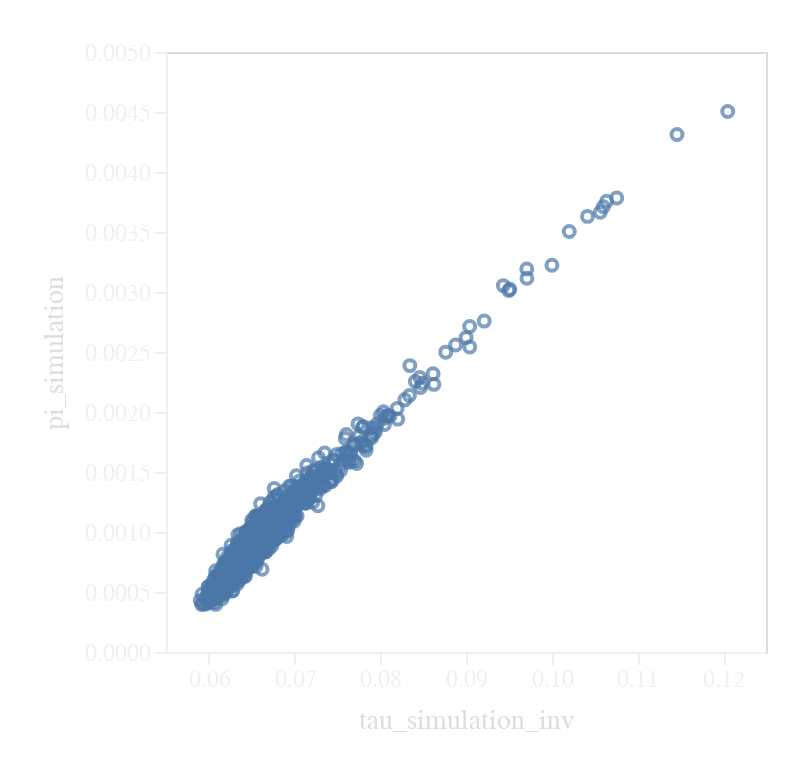

Notebook source saved alongside this figure:
### Code cell
alt.Chart(df_adaptive_ba1024).mark_point().encode(
    x=alt.X("tau_simulation_inv", scale=alt.Scale(type="linear", zero=False)),
    y=alt.Y("pi_simulation", scale=alt.Scale(type="linear")),
)

### Figure 1 — Vega-Lite specification as saved in the notebook (floating-point values rounded to 4 significant figures; data arrays with more than 128 entries replaced by an {"elided": "..."} marker saying what was removed)
{"config": {"padding": 20, "view": {"stroke": "#DDD", "fill": null}, "title": {"font": "Helvetica Neue, sans serif", "fontSize": 14, "color": "#DDD", "padding": 10, "align": "left", "anchor": "start", "dx": 10}, "header": {"anchor": "start", "labelFontSize": 14, "titleColor": "#DDD", "labelColor": "#DDD"}, "axis": {"labelFont": "Helvetica Neue, sans serif", "titleFont": "Helvetica Neue, sans serif", "grid": false, "gridColor": "#444", "labelColor": "#F0F0F0", "tickColor": "#F0F0F0", "titleColor": "#DDD", "domainColor": "#F0F0F0", "labelFontSize": 12, "titleFontSize": 14, "titleFontWeight": 400, "tickSize": 6, "titlePadding": 8, "labelFlush": false}, "facet": {"titleFont": "Helvetica Neue, sans serif", "titleFontSize": 14, "color": "#DDD", "spacing": 20, "padding": 20}, "concat": {"spacing": 14, "axis": {"title": null}, "title": {"align": "left", "anchor": "left"}}, "legend": {"titleColor": "#DDD", "titleFontSize": 14, "titleFontWeight": 400, "labelColor": "#DDD", "labelFontSize": 12, "labelFont": "Helvetica Neue, sans serif", "titleFont": "Helvetica Neue, sans serif"}, "background": null}, "data": {"name": "data-1fd0cf4a79593d032344e7bf9981c1db"}, "mark": {"type": "point"}, "encoding": {"x": {"field": "tau_simulation_inv", "scale": {"type": "linear", "zero": false}, "type": "quantitative"}, "y": {"field": "pi_simulation", "scale": {"type": "linear"}, "type": "quantitative"}}, "$schema": "https://vega.github.io/schema/vega-lite/v6.1.0.json", "datasets": {"data-1fd0cf4a79593d032344e7bf9981c1db": {"elided": "1024 records"}}}
